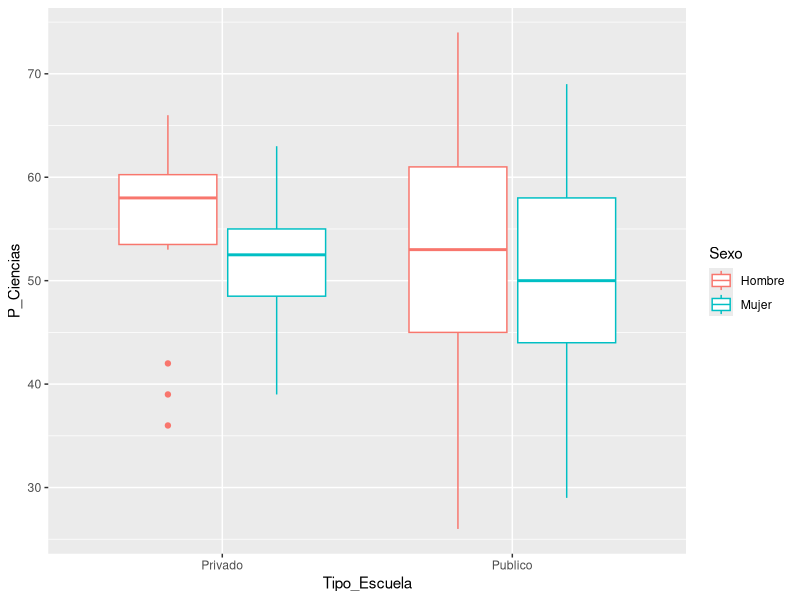
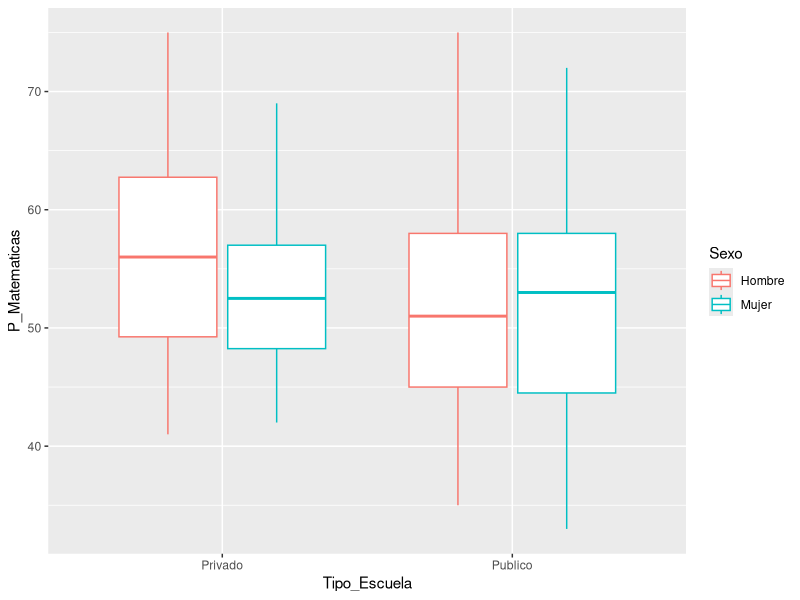
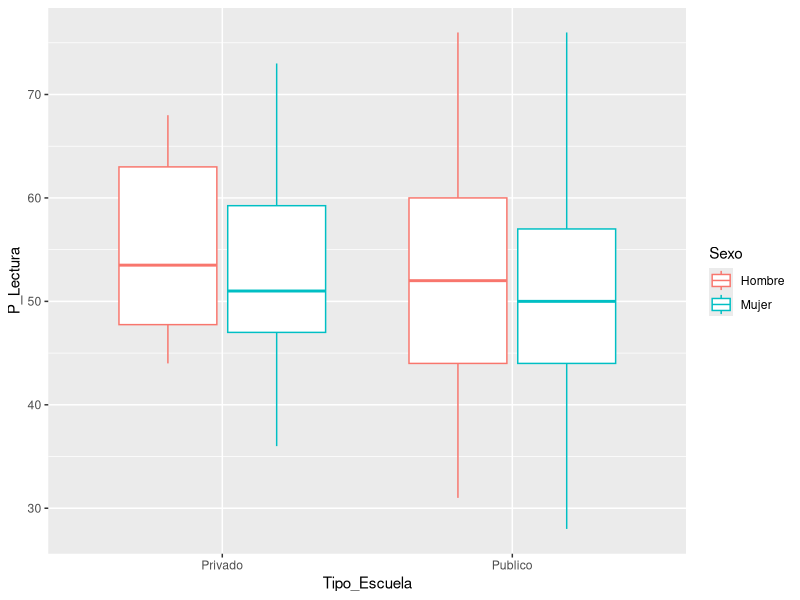
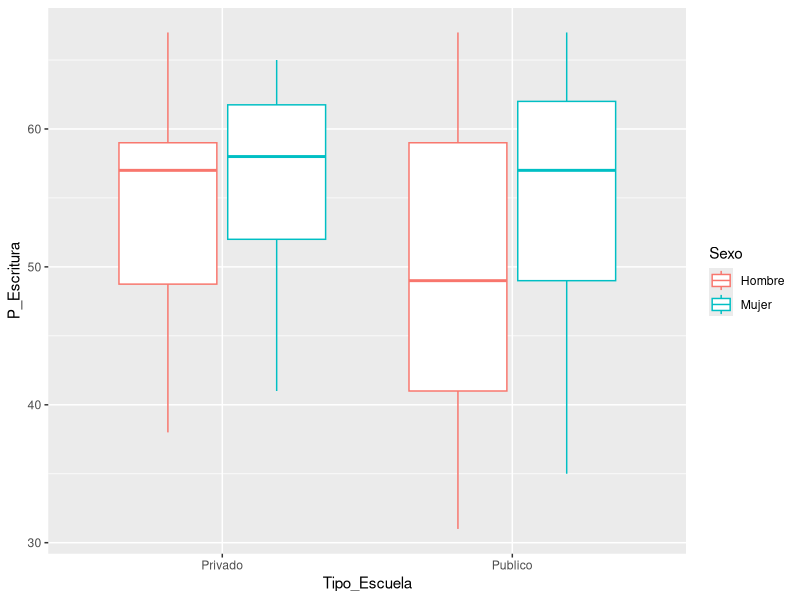
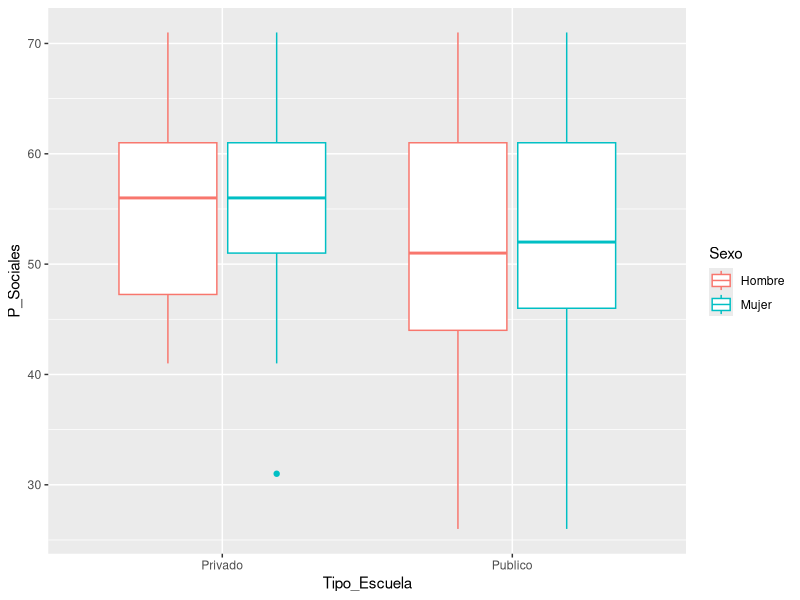
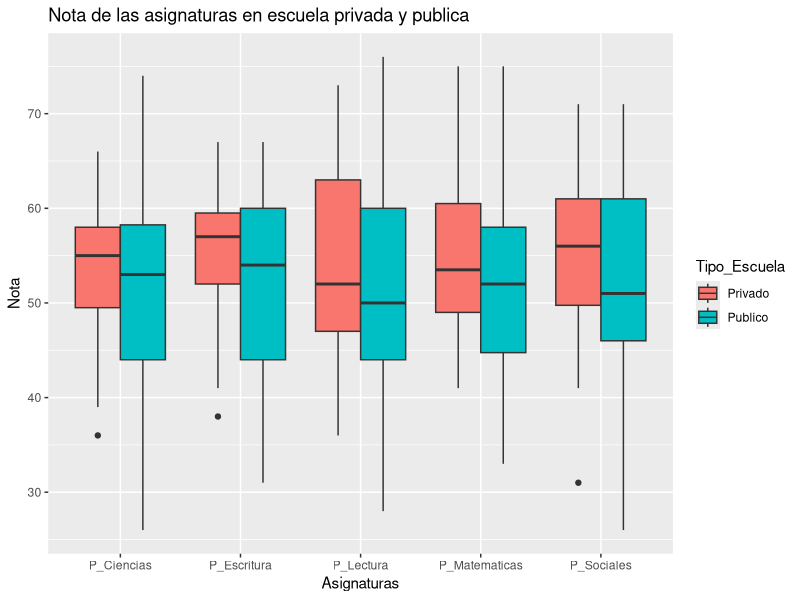
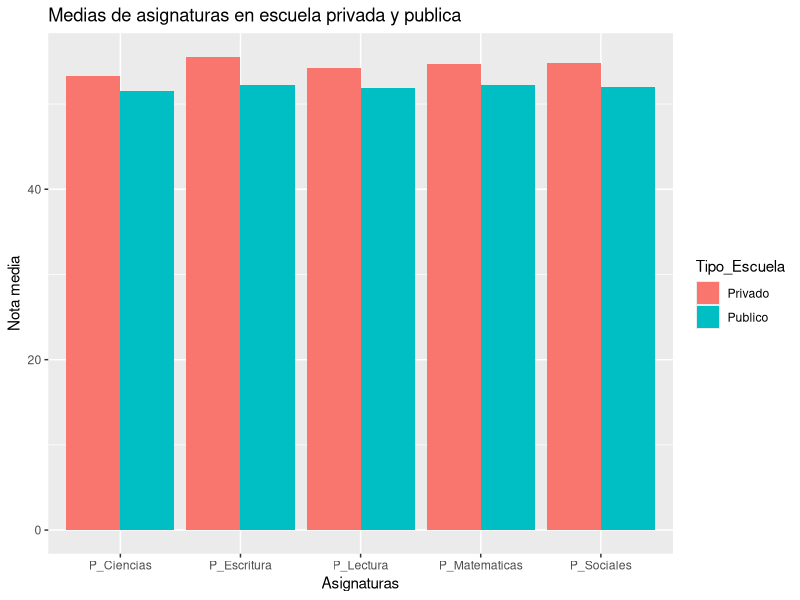
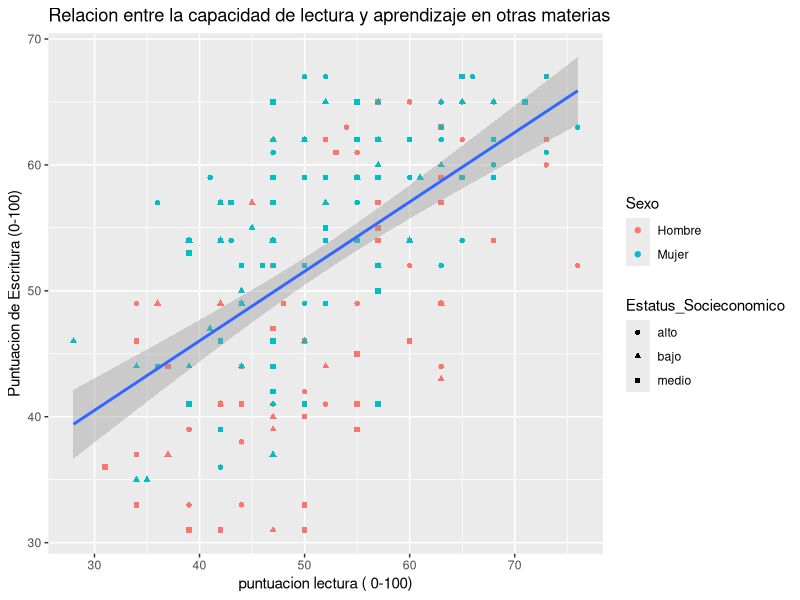

Reproduce these figures in R, in order.
## ---- chunk 1
setwd("~/Escritorio/R/Datasets")

educacion <- read.table("Datos_hsb.txt",sep = ",", header = TRUE, fileEncoding = "latin1")

library(ggplot2)
library(knitr)
library(tidyr)

## ---- chunk 2
  
p <- aggregate(cbind(P_Lectura, P_Escritura, P_Matematicas, P_Sociales, P_Ciencias)~Estatus_Socieconomico, data = educacion, mean, na.rm=TRUE)
kable(p)

s <- aggregate(cbind(P_Lectura, P_Escritura, P_Matematicas, P_Sociales, P_Ciencias)~Tipo_Programa, data = educacion, mean, na.rm=TRUE)
kable(s)

p <- aggregate(cbind(P_Lectura, P_Escritura, P_Matematicas, P_Sociales, P_Ciencias)~Estatus_Socieconomico+Raza+Sexo, data = educacion, mean, na.rm=TRUE)
kable(p)
## ---- chunk 3
 educacion_escuela <- aggregate(cbind(P_Lectura, P_Escritura, P_Matematicas, P_Sociales, P_Ciencias)~Tipo_Escuela, data = educacion, mean, na.rm=TRUE)
  kable(educacion_escuela)
  
  centros <- unique(educacion$Tipo_Escuela); centros
  
  ggplot(data = educacion, mapping = aes(x = Tipo_Escuela, y = P_Ciencias)) + geom_boxplot() + aes(colour=Sexo)
  
  ggplot(data = educacion, mapping = aes(x = Tipo_Escuela, y = P_Matematicas)) + geom_boxplot() + aes(colour=Sexo)
  
  ggplot(data = educacion, mapping = aes(x = Tipo_Escuela, y = P_Lectura)) + geom_boxplot() + aes(colour=Sexo)
  
  ggplot(data = educacion, mapping = aes(x = Tipo_Escuela, y = P_Escritura)) + geom_boxplot() + aes(colour=Sexo)
  
  ggplot(data = educacion, mapping = aes(x = Tipo_Escuela, y = P_Sociales)) + geom_boxplot() + aes(colour=Sexo)
  
## ---- chunk 4
 educacion2 <- educacion %>%
    gather(Campo,Value,  P_Ciencias, P_Escritura, P_Lectura, P_Matematicas, P_Sociales, -Tipo_Escuela)
  
  stat1 <- ggplot(educacion2, aes(x = Campo, y =Value , fill=Tipo_Escuela)) + geom_boxplot(position="dodge")
  
  stat1 + labs(title="Nota de las asignaturas en escuela privada y publica", x = "Asignaturas", y = "Nota") 
  
  #using plot$out for outliers #str analisis tipos de datos
  
  
  educacion2 <- educacion_escuela %>%
    gather(Campo,Value,  -Tipo_Escuela)
  
  
  stat2 <- ggplot(educacion2, aes(x = Campo, y =Value , fill=Tipo_Escuela)) + geom_col(position="dodge")
  
  stat2 + labs(title="Medias de asignaturas en escuela privada y publica", x = "Asignaturas", y = "Nota media") 
  
## ---- chunk 5
g0 <- ggplot(data = educacion, aes(x = P_Lectura)) + 
xlab("puntuacion lectura ( 0-100)")+
ggtitle("Relacion entre la capacidad de lectura y aprendizaje en otras materias")

g0+aes(y=P_Escritura)+
geom_point(aes(shape=Estatus_Socieconomico, colour=Sexo))+
geom_smooth(method="lm")+
ylab("Puntuacion de Escritura (0-100)")

g0+aes(y=P_Sociales)+
geom_point(aes(shape=Estatus_Socieconomico, colour=Sexo))+
geom_smooth(method="lm")+
ylab("Puntuacion de Sociales (0-100)")

g0+aes(y=P_Ciencias)+
geom_point(aes(shape=Estatus_Socieconomico, colour=Sexo))+
geom_smooth(method="lm")+
ylab("Puntuacion de Ciencias (0-100)")

g0+aes(y=P_Matematicas)+
geom_point(aes(shape=Estatus_Socieconomico, colour=Sexo))+
geom_smooth(method="lm")+
ylab("Puntuacion de Matematicas (0-100)")

## ---- chunk 6
#sexo
educacion2 <- educacion %>%
gather(Campo,Value,  P_Ciencias, P_Escritura, P_Lectura, P_Matematicas, P_Sociales, -Sexo)

stat1 <- ggplot(educacion2, aes(x = Campo, y =Value , fill=Sexo)) + geom_boxplot(position="dodge")
stat1 + labs(title="Nota de las asignaturas en escuela privada y publica", x = "Asignaturas", y = "Nota") 

p <- aggregate(cbind(P_Lectura, P_Escritura, P_Matematicas, P_Sociales, P_Ciencias)~Sexo, data = educacion, mean, na.rm=TRUE)
kable(p)


#raza
educacion2 <- educacion %>%
gather(Campo,Value,  P_Ciencias, P_Escritura, P_Lectura, P_Matematicas, P_Sociales, -Raza)

stat1 <- ggplot(educacion2, aes(x = Campo, y =Value , fill=Raza)) + geom_boxplot(position="dodge")
stat1 + labs(title="Nota de las asignaturas en diferentes razas", x = "Asignaturas", y = "Nota") 

p <- aggregate(cbind(P_Lectura, P_Escritura, P_Matematicas, P_Sociales, P_Ciencias)~Raza, data = educacion, mean, na.rm=TRUE)
kable(p)

